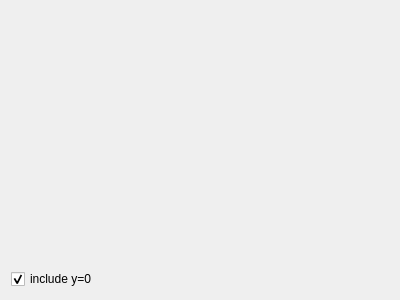
<?xml version="1.0" encoding="UTF-8"?>
<ui version="4.0">
 <class>PlotWidget</class>
 <widget class="QWidget" name="PlotWidget">
  <property name="geometry">
   <rect>
    <x>0</x>
    <y>0</y>
    <width>400</width>
    <height>300</height>
   </rect>
  </property>
  <property name="windowTitle">
   <string>Form</string>
  </property>
  <layout class="QVBoxLayout" name="verticalLayout">
   <item>
    <widget class="QWidget" name="plotcanvas" native="true">
     <property name="sizePolicy">
      <sizepolicy hsizetype="MinimumExpanding" vsizetype="MinimumExpanding">
       <horstretch>0</horstretch>
       <verstretch>0</verstretch>
      </sizepolicy>
     </property>
    </widget>
   </item>
   <item>
    <layout class="QHBoxLayout" name="horizontalLayout">
     <item>
      <widget class="QCheckBox" name="include_0_sw">
       <property name="text">
        <string>include y=0</string>
       </property>
       <property name="checked">
        <bool>true</bool>
       </property>
      </widget>
     </item>
     <item>
      <widget class="QLabel" name="final_vals">
       <property name="text">
        <string/>
       </property>
      </widget>
     </item>
     <item>
      <spacer name="horizontalSpacer">
       <property name="orientation">
        <enum>Qt::Horizontal</enum>
       </property>
       <property name="sizeHint" stdset="0">
        <size>
         <width>40</width>
         <height>20</height>
        </size>
       </property>
      </spacer>
     </item>
     <item>
      <widget class="QLabel" name="info">
       <property name="text">
        <string/>
       </property>
      </widget>
     </item>
    </layout>
   </item>
  </layout>
 </widget>
 <resources/>
 <connections/>
</ui>
